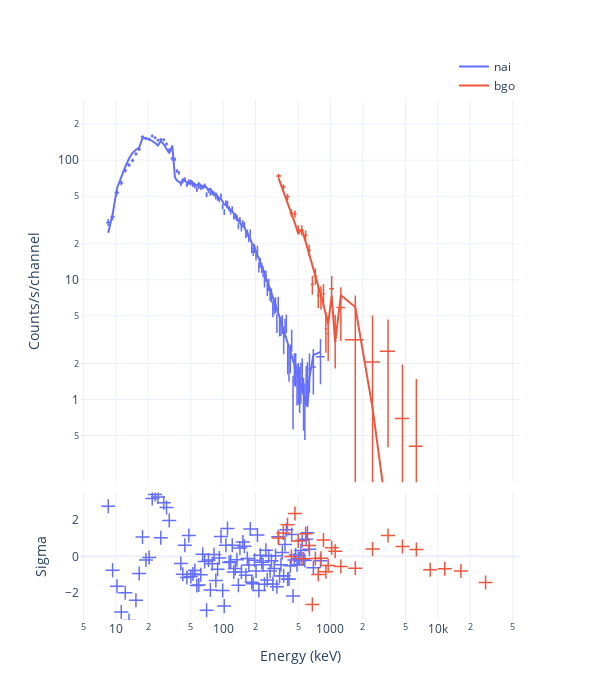

Here is the notebook cell this chart was saved with:
### Code cell
fig = Plot.pair(pair, style='CC', show=True)
